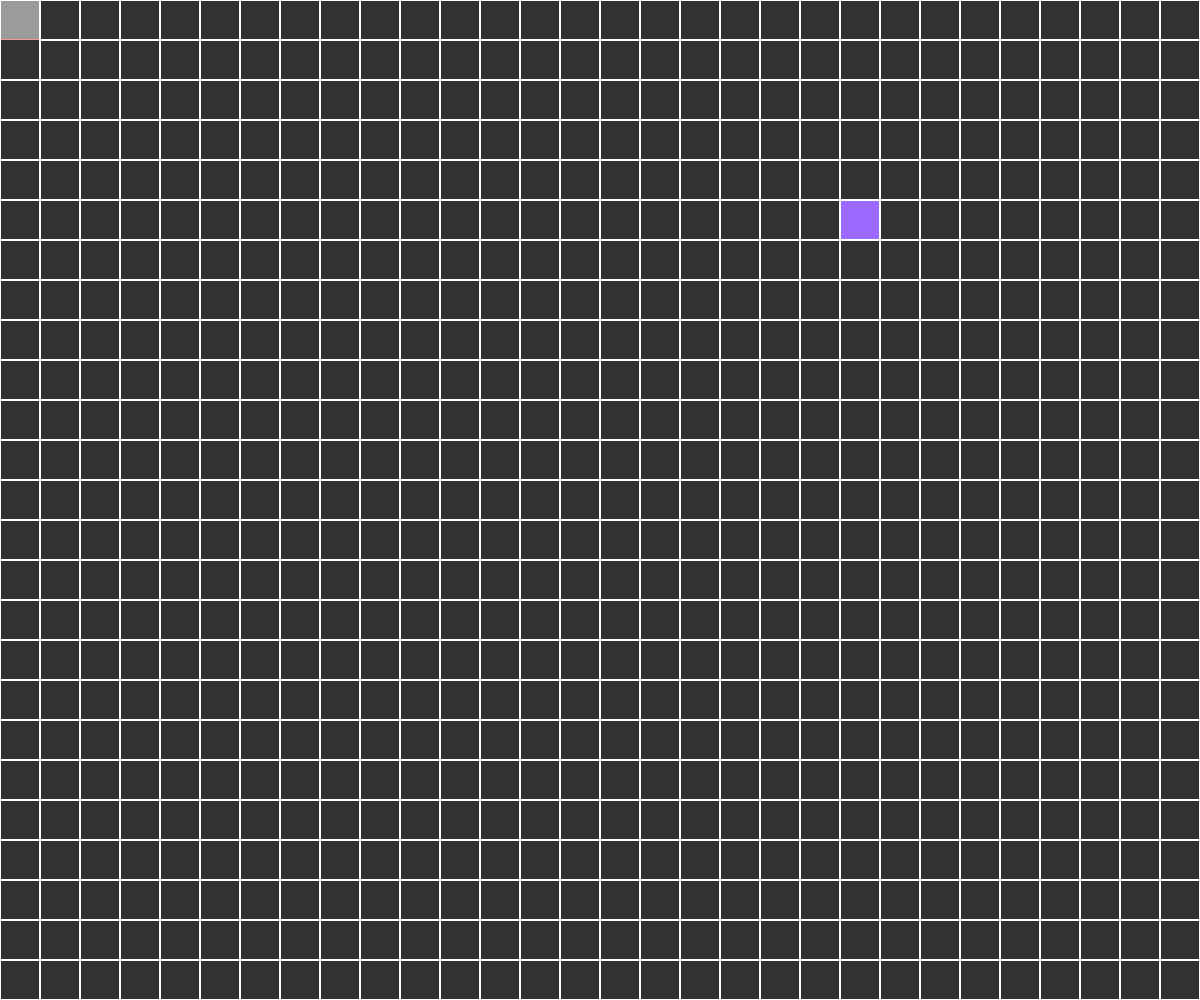
Frame 1 (no input)
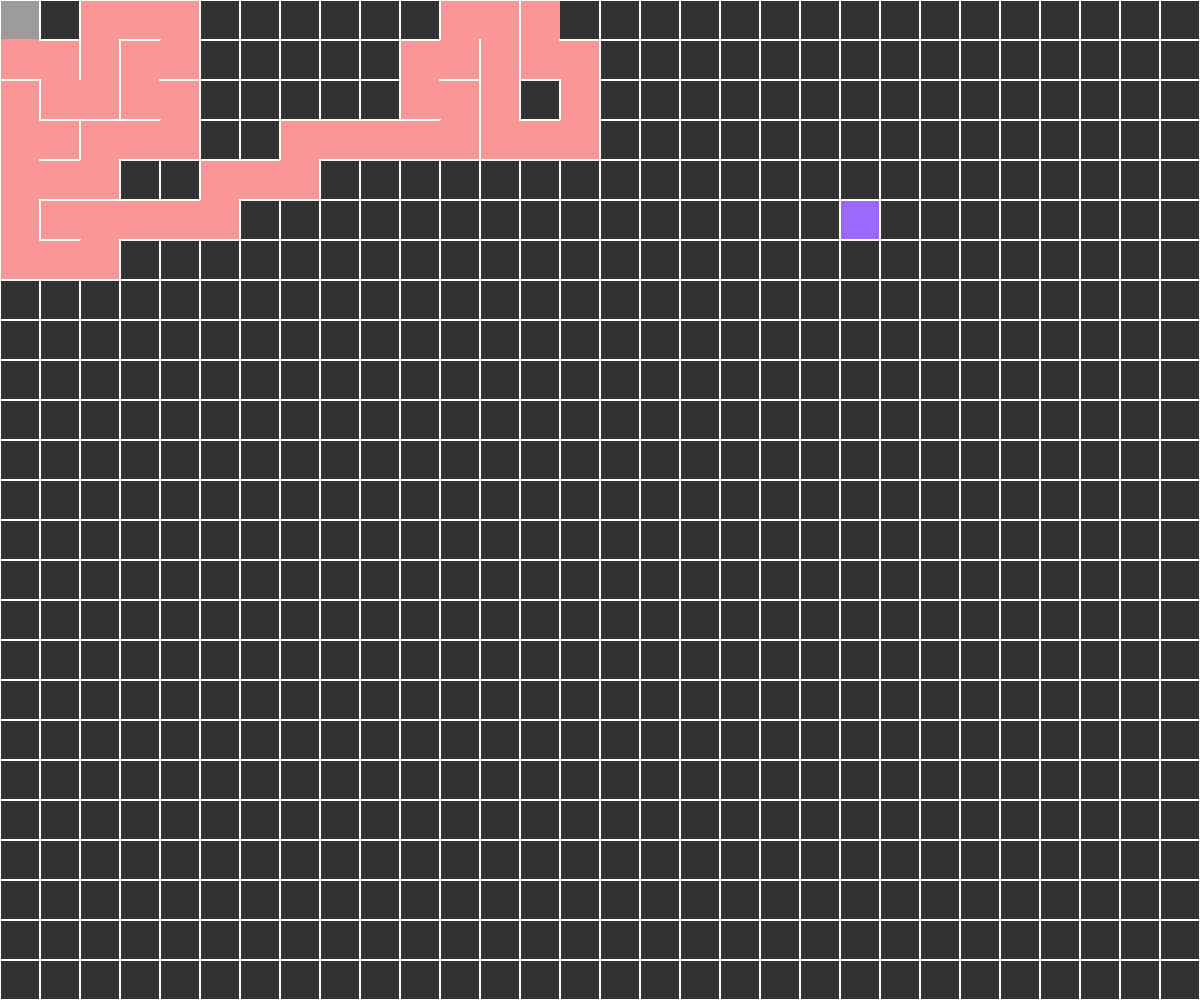
Frame 60 (no input)
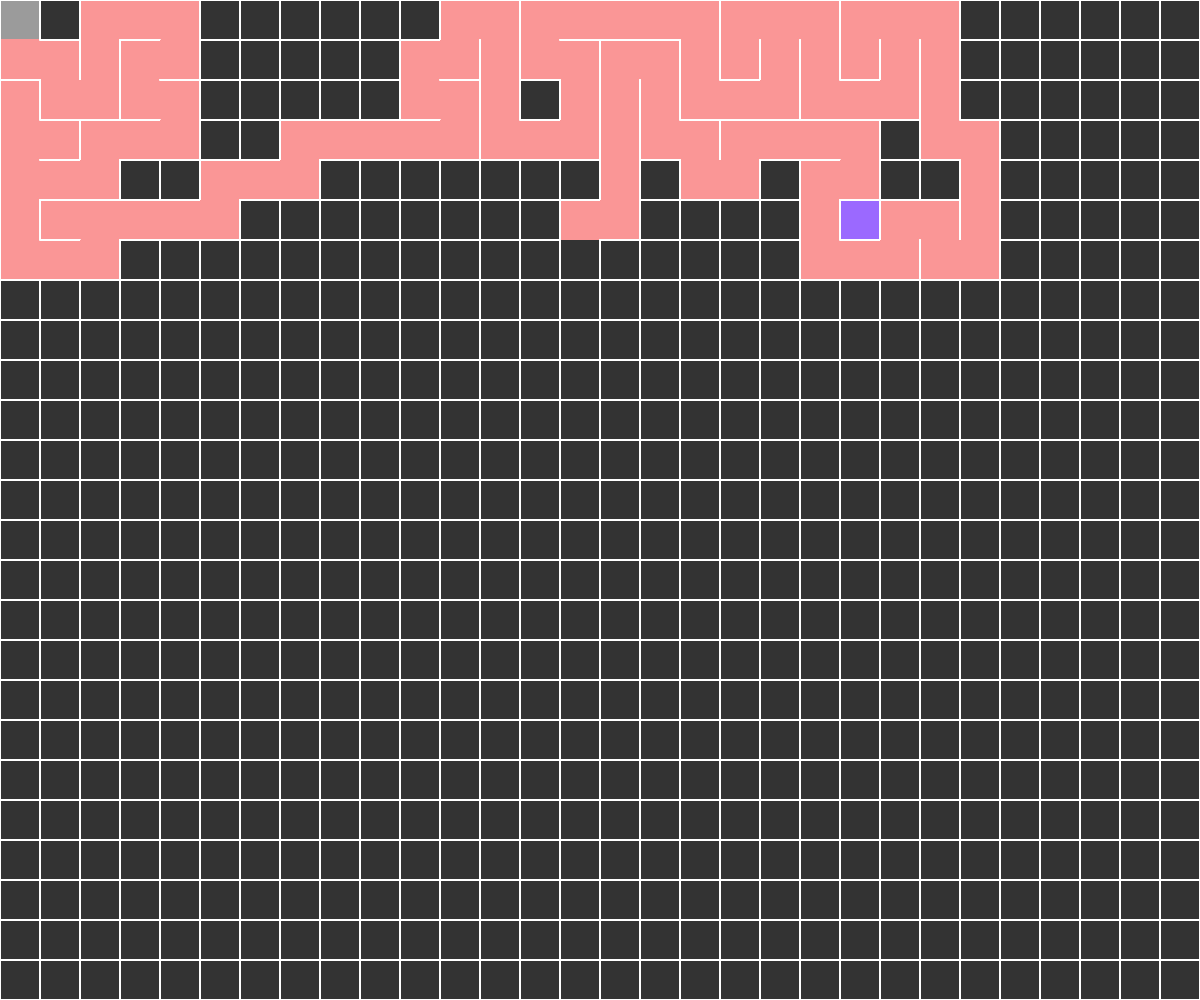
Frame 120 (the mouse pressed at the canvas centre since frame 60)

The p5.js sketch that drew these frames (run headless with seeded random() and noise() and a simulated clock; from frame 60 on, the mouse is pressed at the canvas centre):

// p5.js sketch
// ── sketch.js
var rows, cols;
const scl = 40;
var grid = [];
var current, player;
var stack = [];
var food;

function setup() {
  frameRate(120);
  var w = scl*floor(window.innerWidth/scl);
  var h = scl*floor(window.innerHeight/scl);
  createCanvas(w,h);
  rows = height/scl;
  cols = width/scl;
  for (var j=0; j<rows; j++) {
    for (var i=0; i<cols; i++) {
      grid.push(new Cell(i,j));
    }
  }
  current = grid[0];
  player = grid[0];
  player.player = true;
  var cont = 1;
  /*while (cont) {
    current.occupy();
    var next = current.next();
    if (next != undefined) {
      stack.push(next);
      removeWalls(current,next);
      current = next;
    } else if (stack.length > 0) {
      current = stack.pop();
    } else if (stack.length === 0) {
      cont = 0;
    }
  }*/
  food = new Food(floor(random(0,cols)), floor(random(0,rows)));
}

function draw() {
  current.occupy();
    var next = current.next();
    if (next != undefined) {
      stack.push(next);
      removeWalls(current,next);
      current = next;
    } else if (stack.length > 0) {
      current = stack.pop();
    } else if (stack.length === 0) {
      cont = 0;
    }
  if (keyIsPressed) {
    var move = [];
    if (keyCode  === UP_ARROW) {
      move = [true, false, false, false];
    } else if (keyCode === RIGHT_ARROW) {
      move = [false, true, false, false];
    } else if (keyCode === DOWN_ARROW) {
      move = [false, false, true, false];
    } else if (keyCode === LEFT_ARROW) {
      move = [false, false, false, true];
    }
    update(move);
  }
  background(51);
  for (var k=0; k<rows*cols; k++) {
    grid[k].show();
  }
  food.show();
  if (check(player,food)) {
    food = new Food(floor(random(0,cols)), floor(random(0,rows)));
  }
}

var Cell = function(i,j) {
  this.i = i;
  this.j = j;
  this.status = [true,true,true,true];
  this.visited = false;
  this.player = false;

  this.next = function() {
    var nbd = [];
    var top = grid[index(this.i,this.j - 1)];
    var right = grid[index(this.i + 1, this.j)];
    var bottom = grid[index(this.i,this.j + 1)];
    var left = grid[index(this.i - 1, this.j)];
    if (top && !top.visited) {
      nbd.push(top);
    } if (right && !right.visited) {
      nbd.push(right);
    } if (bottom && !bottom.visited) {
      nbd.push(bottom);
    } if (left && !left.visited) {
      nbd.push(left);
    }

    if (nbd.length > 0) {
      var r = floor(random(0,nbd.length));
      return nbd[r];
    }

  }

  this.show = function() {
    var x = this.i*scl;
    var y = this.j*scl;
    if (this.visited) {
      noStroke();
      fill(250,150,150);
      rect(x,y,scl,scl);
      strokeWeight(2);
      stroke(255);
    }
    strokeWeight(2);
    stroke(255);
    if (this.status[0]) {
      line(x,y,x+scl,y);
    }
    if (this.status[1]) {
      line(x+scl,y,x+scl,y+scl);
    } 
    if (this.status[2]) {
      line(x+scl,y+scl,x,y+scl);
    }
    if (this.status[3]) {
      line(x,y+scl,x,y);
    }
    if (this.player) {
      noStroke();
      fill(155);
      rect(x+1,y+1,scl-2,scl-2);
      strokeWeight(2);
      stroke(255);
    }
  }

  this.occupy = function() {
    this.visited = true;
  }
}

function index(i,j) {
  if (i<0 || j<0 || i>cols-1 || j>rows-1) {
    return -1;
  }
  return i + j*cols;
}

function removeWalls(current,next) {
  var x = next.i - current.i;
  if (x === -1) {
    current.status[3] = false;
    next.status[1] = false;
  } else if (x === 1) {
    current.status[1] = false;
    next.status[3] = false;
  }

  var y = current.j - next.j;
  if (y === -1) {
    current.status[2] = false;
    next.status[0] = false;
  } else if (y === 1) {
    current.status[0] = false;
    next.status[2] = false;
  }
}

function update(move) {
  for (var k=0; k<move.length; k++) {
    if (move[k] && !player.status[k]) {
      player.player = false;
      if (k===0) {
        var prev = player;
        player = grid[index(prev.i,prev.j-1)];
        player.player = true;
        break;
      } 
      if (k===1) {
        var prev = player;
        player = grid[index(prev.i+1,prev.j)];
        player.player = true;
        break;
      }
      if (k===2) {
        var prev = player;
        player = grid[index(prev.i,prev.j+1)];
        player.player = true;
        break;
      }
      if (k===3) {
        var prev = player;
        player = grid[index(prev.i-1,prev.j)];
        player.player = true;
        break;
      }
    }
  }
}

var Food = function(i,j) {
  this.i = i;
  this.j = j;

  this.show = function() {
    var x = this.i*scl;
    var y = this.j*scl;
    noStroke();
    fill(155,105,255);
    rect(x+1,y+1,scl-2,scl-2);
    strokeWeight(2);
    stroke(255);
  }
}

function check(a,b) {
  if (a.i === b.i && a.j === b.j) {
    return true;
  } else {
    return false;
  }
}
